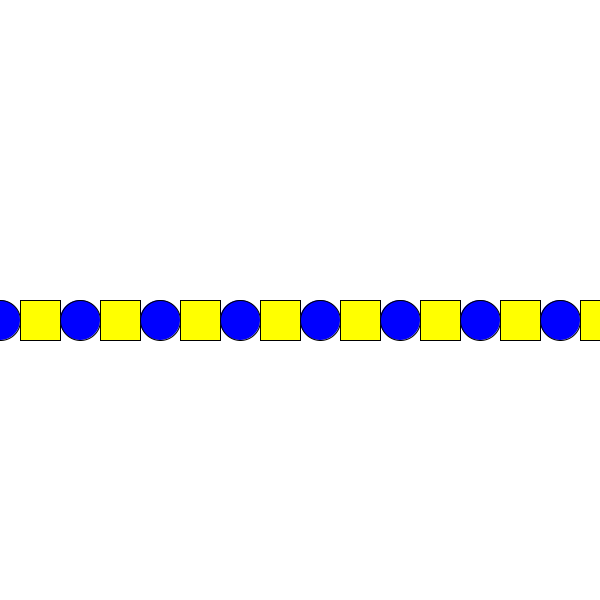
Frame 1 (no input)
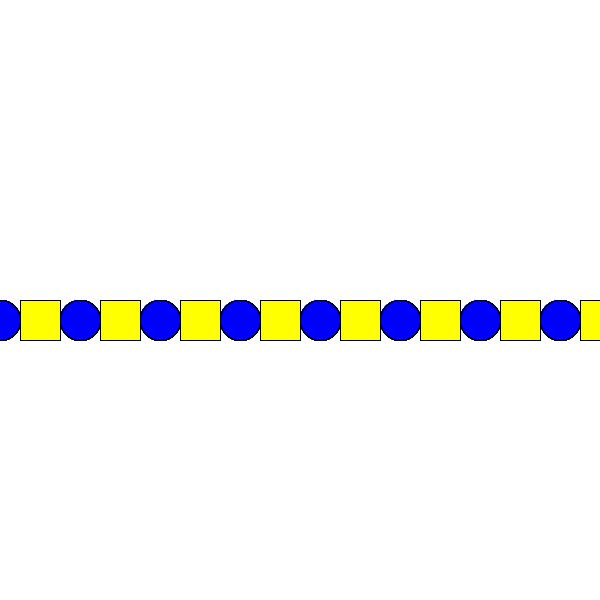
Frame 60 (the mouse pressed at the canvas centre just before this capture)
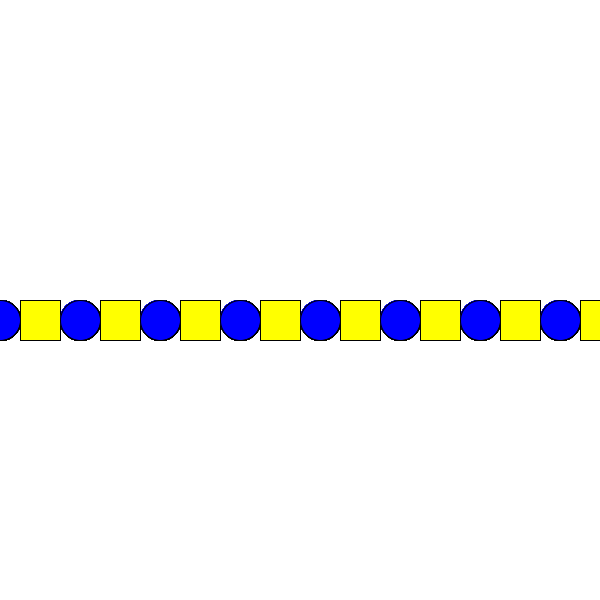
Frame 120 (the mouse held since frame 60 and released just before this capture)

The Processing sketch that drew these frames (run headless with seeded random() and noise(); from frame 60 on, the mouse is pressed at the canvas centre):

// Processing sketch: Circles_Squares
// ── Circles_Squares.pde
void setup() {
  size(600,600);
  background(255,255,255);
}

void draw() {
  for(int i = 0; i < 600; i=i+20 ){
    fill(255,255, 0);
    rect(i*4+20, 300, 40, 40);
    if(i % 2 == 0) {
  }
}
  for(int x = 0; x < 600; x=x+20) {
    fill(0,0,255);
    if(x % 2 == 0) {
    ellipse(x*4, 320, 40, 40);
    }
  }
}
